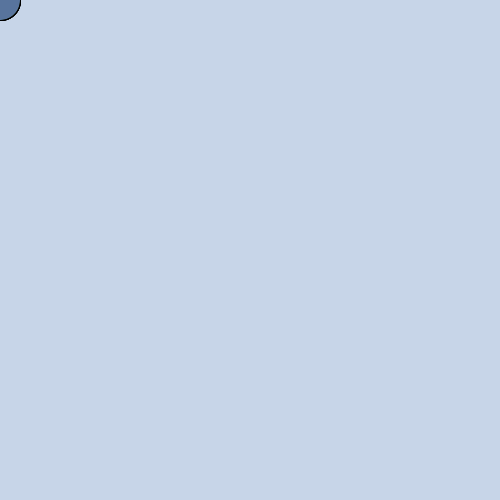
Frame 1 (no input)
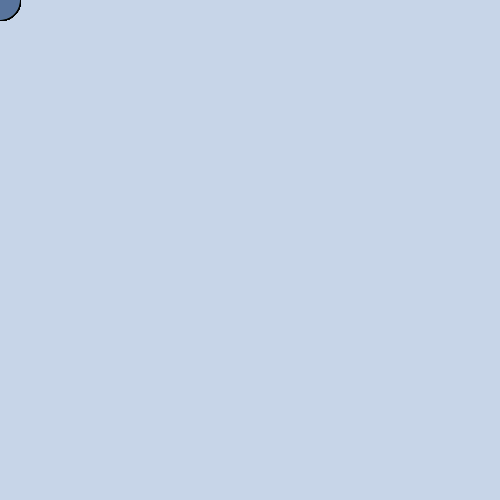
Frame 60 (the mouse pressed at the canvas centre just before this capture)
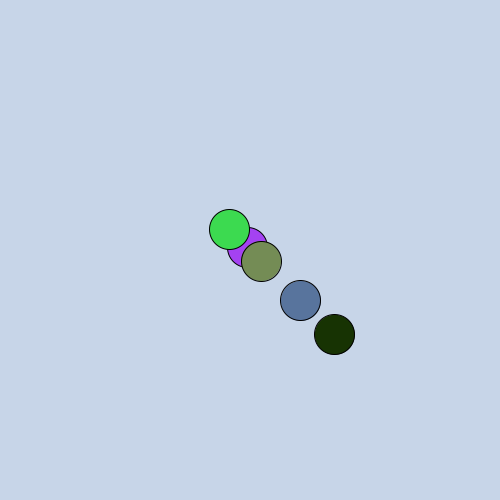
Frame 120 (the mouse held since frame 60 and released just before this capture)

The Processing sketch that drew these frames (run headless with seeded random() and noise(); from frame 60 on, the mouse is pressed at the canvas centre):

// Processing sketch: balldemo
// ── balldemo.pde
/*
coded by Conrad Menchine
criticism and pull requests encouraged
(i have no idea how pull requests work, though)
please credit me if you post this anywhere
*/

//--------------------- Setting up non-canvas-dependant variables

boolean started = false;
PVector mouse = new PVector(mouseX, mouseY);
float radius = 40;

ArrayList<Orbital> balls;
Orbital ogb;
float decay = 0.90;
float strength = 0.6;
color bg = #C7D5E8;

boolean sizechange = false;
String sizetext = "off";



//---------------------- Setting up canvas and canvas-dependant variables
void setup(){
    size(500,500);
    background(bg);
    strokeWeight(1);
    textSize(15);
    frameRate(60);
    
    balls = new ArrayList<Orbital>();
    balls.add(new Orbital(color(random(255), random(255), random(255)), 1));
    ogb = (Orbital) balls.get(0);

    
    for(int i = 0;i < 4; i++){
        balls.add(new Orbital(color(random(255), random(255), random(255)), 0.9));
    }
}




//------------------------- The draw function: shows splash screen and program
void draw(){

program();
}


void program(){
    textSize(min(width,height)/26);
    if( mousePressed){
        background(bg);
    }
    mouse.set(mouseX, mouseY);
    stroke(0);
    ogb.orbit(mouse);
    /*
    Orbital previous = ogb;
    for(Orbital b : balls) {
      b.orbit(previous.position);
      previous = b;
    }
    */

    for(int i=1; i<balls.size();i++){
        Orbital b = balls.get(i);
        Orbital b0 = balls.get(i-1);
        b.orbit(b0.position);
    }

}

class Orbital {
    PVector position = new PVector(0,0);
    PVector velocity = new PVector(0,0);
    PVector tempvel = new PVector(0,0);
    //Don't judge. I use the other spelling to differentiate between the class and the private object
    color colour;
    float delay;
    float mult;
    
    Orbital(color doot, float mul) {
        colour = doot;
        mult = mul;


    }
    void orbit(PVector follow){
        delay = decay;
        if(keyPressed){
            delay = 1;
        }
        follow.set(follow);
        velocity.x = (follow.x - position.x + velocity.x) * delay * mult;
        velocity.y = (follow.y - position.y + velocity.y) * delay * mult;
        tempvel.set(velocity);
        tempvel.mult(0.1*strength);
        position.add(tempvel);
        fill(colour);
        if(sizechange){
        radius = max(15, min(70, (velocity.mag()) / 20));}
        else{radius = 40;}
        ellipse(position.x, position.y, radius, radius);
    }
}
